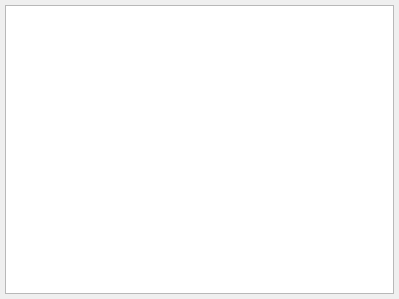
<?xml version="1.0" encoding="UTF-8"?>
<ui version="4.0">
 <class>InformationDialog</class>
 <widget class="QDialog" name="InformationDialog">
  <property name="geometry">
   <rect>
    <x>0</x>
    <y>0</y>
    <width>399</width>
    <height>299</height>
   </rect>
  </property>
  <property name="windowTitle">
   <string>Information</string>
  </property>
  <layout class="QHBoxLayout" name="horizontalLayout">
   <property name="leftMargin">
    <number>5</number>
   </property>
   <property name="topMargin">
    <number>5</number>
   </property>
   <property name="rightMargin">
    <number>5</number>
   </property>
   <property name="bottomMargin">
    <number>5</number>
   </property>
   <item>
    <widget class="QTextEdit" name="informationTextEdit">
     <property name="font">
      <font>
       <family>Lucida Console</family>
      </font>
     </property>
     <property name="lineWrapMode">
      <enum>QTextEdit::NoWrap</enum>
     </property>
     <property name="readOnly">
      <bool>true</bool>
     </property>
    </widget>
   </item>
  </layout>
 </widget>
 <resources/>
 <connections/>
</ui>
